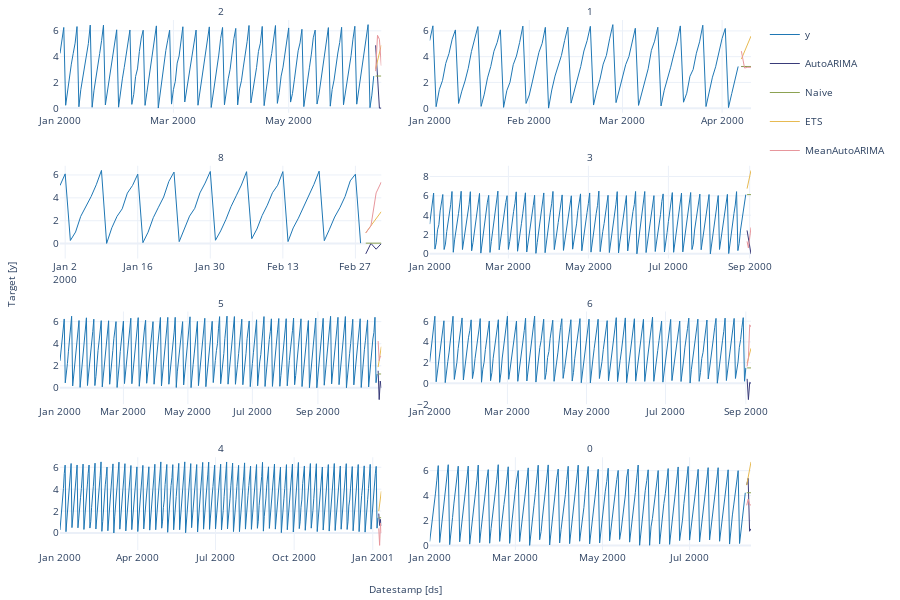

Source (notebook cell):
### Code cell
#| hide
fcst.plot(panel_df, fcsts_df, engine='matplotlib')

### Figure 1 — Plotly figure (JSON) as saved in the notebook; plotly's stock layout.template omitted (floating-point values rounded to 4 significant figures; data arrays with more than 128 entries replaced by an {"elided": "..."} marker saying what was removed)
{"data": [{"legendgroup": "y", "line": {"color": "#1f77b4", "width": 1}, "mode": "lines", "name": "y", "showlegend": true, "type": "scatter", "x": {"elided": "167 str values"}, "xaxis": "x", "y": {"elided": "167 float values"}, "yaxis": "y"}, {"legendgroup": "y", "line": {"color": "#1f77b4", "width": 1}, "mode": "lines", "name": "y", "showlegend": false, "type": "scatter", "x": ["2000-01-01T00:00:00", "2000-01-02T00:00:00", "2000-01-03T00:00:00", "2000-01-04T00:00:00", "2000-01-05T00:00:00", "2000-01-06T00:00:00", "2000-01-07T00:00:00", "2000-01-08T00:00:00", "2000-01-09T00:00:00", "2000-01-10T00:00:00", "2000-01-11T00:00:00", "2000-01-12T00:00:00", "2000-01-13T00:00:00", "2000-01-14T00:00:00", "2000-01-15T00:00:00", "2000-01-16T00:00:00", "2000-01-17T00:00:00", "2000-01-18T00:00:00", "2000-01-19T00:00:00", "2000-01-20T00:00:00", "2000-01-21T00:00:00", "2000-01-22T00:00:00", "2000-01-23T00:00:00", "2000-01-24T00:00:00", "2000-01-25T00:00:00", "2000-01-26T00:00:00", "2000-01-27T00:00:00", "2000-01-28T00:00:00", "2000-01-29T00:00:00", "2000-01-30T00:00:00", "2000-01-31T00:00:00", "2000-02-01T00:00:00", "2000-02-02T00:00:00", "2000-02-03T00:00:00", "2000-02-04T00:00:00", "2000-02-05T00:00:00", "2000-02-06T00:00:00", "2000-02-07T00:00:00", "2000-02-08T00:00:00", "2000-02-09T00:00:00", "2000-02-10T00:00:00", "2000-02-11T00:00:00", "2000-02-12T00:00:00", "2000-02-13T00:00:00", "2000-02-14T00:00:00", "2000-02-15T00:00:00", "2000-02-16T00:00:00", "2000-02-17T00:00:00", "2000-02-18T00:00:00", "2000-02-19T00:00:00", "2000-02-20T00:00:00", "2000-02-21T00:00:00", "2000-02-22T00:00:00", "2000-02-23T00:00:00", "2000-02-24T00:00:00", "2000-02-25T00:00:00", "2000-02-26T00:00:00", "2000-02-27T00:00:00", "2000-02-28T00:00:00", "2000-02-29T00:00:00", "2000-03-01T00:00:00", "2000-03-02T00:00:00", "2000-03-03T00:00:00", "2000-03-04T00:00:00", "2000-03-05T00:00:00", "2000-03-06T00:00:00", "2000-03-07T00:00:00", "2000-03-08T00:00:00", "2000-03-09T00:00:00", "2000-03-10T00:00:00", "2000-03-11T00:00:00", "2000-03-12T00:00:00", "2000-03-13T00:00:00", "2000-03-14T00:00:00", "2000-03-15T00:00:00", "2000-03-16T00:00:00", "2000-03-17T00:00:00", "2000-03-18T00:00:00", "2000-03-19T00:00:00", "2000-03-20T00:00:00", "2000-03-21T00:00:00", "2000-03-22T00:00:00", "2000-03-23T00:00:00", "2000-03-24T00:00:00", "2000-03-25T00:00:00", "2000-03-26T00:00:00", "2000-03-27T00:00:00", "2000-03-28T00:00:00", "2000-03-29T00:00:00", "2000-03-30T00:00:00", "2000-03-31T00:00:00", "2000-04-01T00:00:00", "2000-04-02T00:00:00", "2000-04-03T00:00:00", "2000-04-04T00:00:00", "2000-04-05T00:00:00", "2000-04-06T00:00:00"], "xaxis": "x2", "y": [5.242, 6.394, 0.1147, 1.44, 2.157, 3.479, 4.236, 5.356, 6.077, 0.3652, 1.323, 2.107, 3.093, 4.404, 5.374, 6.337, 0.1384, 1.087, 2.352, 3.232, 4.42, 5.102, 6.082, 0.06242, 1.361, 2.015, 3.373, 4.046, 5.109, 6.375, 0.3658, 1.023, 2.105, 3.143, 4.339, 5.032, 6.278, 0.00462, 1.417, 2.492, 3.352, 4.091, 5.256, 6.29, 0.3938, 1.303, 2.109, 3.228, 4.439, 5.246, 6.358, 0.2431, 1.354, 2.249, 3.422, 4.097, 5.387, 6.487, 0.4312, 1.39, 2.493, 3.377, 4.002, 5.135, 6.205, 0.2141, 1.149, 2.201, 3.06, 4.49, 5.203, 6.285, 0.1718, 1.394, 2.206, 3.18, 4.2, 5.151, 6.388, 0.4631, 1.163, 2.476, 3.007, 4.267, 5.152, 6.441, 0.1253, 1.339, 2.405, 3.216, 4.376, 5.415, 6.19, 0.04827, 1.128, 2.296, 3.238], "yaxis": "y2"}, {"legendgroup": "y", "line": {"color": "#1f77b4", "width": 1}, "mode": "lines", "name": "y", "showlegend": false, "type": "scatter", "x": ["2000-01-01T00:00:00", "2000-01-02T00:00:00", "2000-01-03T00:00:00", "2000-01-04T00:00:00", "2000-01-05T00:00:00", "2000-01-06T00:00:00", "2000-01-07T00:00:00", "2000-01-08T00:00:00", "2000-01-09T00:00:00", "2000-01-10T00:00:00", "2000-01-11T00:00:00", "2000-01-12T00:00:00", "2000-01-13T00:00:00", "2000-01-14T00:00:00", "2000-01-15T00:00:00", "2000-01-16T00:00:00", "2000-01-17T00:00:00", "2000-01-18T00:00:00", "2000-01-19T00:00:00", "2000-01-20T00:00:00", "2000-01-21T00:00:00", "2000-01-22T00:00:00", "2000-01-23T00:00:00", "2000-01-24T00:00:00", "2000-01-25T00:00:00", "2000-01-26T00:00:00", "2000-01-27T00:00:00", "2000-01-28T00:00:00", "2000-01-29T00:00:00", "2000-01-30T00:00:00", "2000-01-31T00:00:00", "2000-02-01T00:00:00", "2000-02-02T00:00:00", "2000-02-03T00:00:00", "2000-02-04T00:00:00", "2000-02-05T00:00:00", "2000-02-06T00:00:00", "2000-02-07T00:00:00", "2000-02-08T00:00:00", "2000-02-09T00:00:00", "2000-02-10T00:00:00", "2000-02-11T00:00:00", "2000-02-12T00:00:00", "2000-02-13T00:00:00", "2000-02-14T00:00:00", "2000-02-15T00:00:00", "2000-02-16T00:00:00", "2000-02-17T00:00:00", "2000-02-18T00:00:00", "2000-02-19T00:00:00", "2000-02-20T00:00:00", "2000-02-21T00:00:00", "2000-02-22T00:00:00", "2000-02-23T00:00:00", "2000-02-24T00:00:00", "2000-02-25T00:00:00", "2000-02-26T00:00:00", "2000-02-27T00:00:00", "2000-02-28T00:00:00"], "xaxis": "x3", "y": [5.08, 6.096, 0.2747, 1.011, 2.385, 3.196, 4.112, 5.146, 6.402, 0.01859, 1.386, 2.381, 3.041, 4.416, 5.086, 6.068, 0.0832, 1.001, 2.267, 3.184, 4.072, 5.434, 6.253, 0.1744, 1.266, 2.405, 3.085, 4.433, 5.293, 6.308, 0.2943, 1.111, 2.092, 3.239, 4.178, 5.12, 6.291, 0.4281, 1.278, 2.453, 3.358, 4.45, 5.101, 6.294, 0.1773, 1.372, 2.225, 3.206, 4.071, 5.177, 6.334, 0.2544, 1.26, 2.324, 3.138, 4.11, 5.484, 6.069, 0.0405], "yaxis": "y3"}, {"legendgroup": "y", "line": {"color": "#1f77b4", "width": 1}, "mode": "lines", "name": "y", "showlegend": false, "type": "scatter", "x": {"elided": "242 str values"}, "xaxis": "x4", "y": {"elided": "242 float values"}, "yaxis": "y4"}, {"legendgroup": "y", "line": {"color": "#1f77b4", "width": 1}, "mode": "lines", "name": "y", "showlegend": false, "type": "scatter", "x": {"elided": "301 str values"}, "xaxis": "x5", "y": {"elided": "301 float values"}, "yaxis": "y5"}, {"legendgroup": "y", "line": {"color": "#1f77b4", "width": 1}, "mode": "lines", "name": "y", "showlegend": false, "type": "scatter", "x": {"elided": "245 str values"}, "xaxis": "x6", "y": {"elided": "245 float values"}, "yaxis": "y6"}, {"legendgroup": "y", "line": {"color": "#1f77b4", "width": 1}, "mode": "lines", "name": "y", "showlegend": false, "type": "scatter", "x": {"elided": "373 str values"}, "xaxis": "x7", "y": {"elided": "373 float values"}, "yaxis": "y7"}, {"legendgroup": "y", "line": {"color": "#1f77b4", "width": 1}, "mode": "lines", "name": "y", "showlegend": false, "type": "scatter", "x": {"elided": "222 str values"}, "xaxis": "x8", "y": {"elided": "222 float values"}, "yaxis": "y8"}, {"legendgroup": "AutoARIMA", "line": {"color": "#393b79", "width": 1}, "mode": "lines", "name": "AutoARIMA", "showlegend": true, "type": "scatter", "x": ["2000-06-16T00:00:00", "2000-06-17T00:00:00", "2000-06-18T00:00:00", "2000-06-19T00:00:00"], "xaxis": "x", "y": [4.876, 1.881, 0, 0], "yaxis": "y"}, {"legendgroup": "Naive", "line": {"color": "#8ca252", "width": 1}, "mode": "lines", "name": "Naive", "showlegend": true, "type": "scatter", "x": ["2000-06-16T00:00:00", "2000-06-17T00:00:00", "2000-06-18T00:00:00", "2000-06-19T00:00:00"], "xaxis": "x", "y": [2.49, 2.49, 2.49, 2.49], "yaxis": "y"}, {"legendgroup": "ETS", "line": {"color": "#e7ba52", "width": 1}, "mode": "lines", "name": "ETS", "showlegend": true, "type": "scatter", "x": ["2000-06-16T00:00:00", "2000-06-17T00:00:00", "2000-06-18T00:00:00", "2000-06-19T00:00:00"], "xaxis": "x", "y": [3.057, 3.667, 4.277, 4.888], "yaxis": "y"}, {"legendgroup": "MeanAutoARIMA", "line": {"color": "#e7969c", "width": 1}, "mode": "lines", "name": "MeanAutoARIMA", "showlegend": true, "type": "scatter", "x": ["2000-06-16T00:00:00", "2000-06-17T00:00:00", "2000-06-18T00:00:00", "2000-06-19T00:00:00"], "xaxis": "x", "y": [2.871, 5.653, 5.342, 3.294], "yaxis": "y"}, {"legendgroup": "AutoARIMA", "line": {"color": "#393b79", "width": 1}, "mode": "lines", "name": "AutoARIMA", "showlegend": false, "type": "scatter", "x": ["2000-04-07T00:00:00", "2000-04-08T00:00:00", "2000-04-09T00:00:00", "2000-04-10T00:00:00"], "xaxis": "x2", "y": [3.233, 3.233, 3.233, 3.233], "yaxis": "y2"}, {"legendgroup": "Naive", "line": {"color": "#8ca252", "width": 1}, "mode": "lines", "name": "Naive", "showlegend": false, "type": "scatter", "x": ["2000-04-07T00:00:00", "2000-04-08T00:00:00", "2000-04-09T00:00:00", "2000-04-10T00:00:00"], "xaxis": "x2", "y": [3.238, 3.238, 3.238, 3.238], "yaxis": "y2"}, {"legendgroup": "ETS", "line": {"color": "#e7ba52", "width": 1}, "mode": "lines", "name": "ETS", "showlegend": false, "type": "scatter", "x": ["2000-04-07T00:00:00", "2000-04-08T00:00:00", "2000-04-09T00:00:00", "2000-04-10T00:00:00"], "xaxis": "x2", "y": [3.812, 4.408, 5.003, 5.598], "yaxis": "y2"}, {"legendgroup": "MeanAutoARIMA", "line": {"color": "#e7969c", "width": 1}, "mode": "lines", "name": "MeanAutoARIMA", "showlegend": false, "type": "scatter", "x": ["2000-04-07T00:00:00", "2000-04-08T00:00:00", "2000-04-09T00:00:00", "2000-04-10T00:00:00"], "xaxis": "x2", "y": [4.428, 3.117, 3.179, 3.179], "yaxis": "y2"}, {"legendgroup": "AutoARIMA", "line": {"color": "#393b79", "width": 1}, "mode": "lines", "name": "AutoARIMA", "showlegend": false, "type": "scatter", "x": ["2000-02-29T00:00:00", "2000-03-01T00:00:00", "2000-03-02T00:00:00", "2000-03-03T00:00:00"], "xaxis": "x3", "y": [-0.8951, 0.01778, -0.4875, 0.007351], "yaxis": "y3"}, {"legendgroup": "Naive", "line": {"color": "#8ca252", "width": 1}, "mode": "lines", "name": "Naive", "showlegend": false, "type": "scatter", "x": ["2000-02-29T00:00:00", "2000-03-01T00:00:00", "2000-03-02T00:00:00", "2000-03-03T00:00:00"], "xaxis": "x3", "y": [0.0405, 0.0405, 0.0405, 0.0405], "yaxis": "y3"}, {"legendgroup": "ETS", "line": {"color": "#e7ba52", "width": 1}, "mode": "lines", "name": "ETS", "showlegend": false, "type": "scatter", "x": ["2000-02-29T00:00:00", "2000-03-01T00:00:00", "2000-03-02T00:00:00", "2000-03-03T00:00:00"], "xaxis": "x3", "y": [0.9512, 1.568, 2.184, 2.801], "yaxis": "y3"}, {"legendgroup": "MeanAutoARIMA", "line": {"color": "#e7969c", "width": 1}, "mode": "lines", "name": "MeanAutoARIMA", "showlegend": false, "type": "scatter", "x": ["2000-02-29T00:00:00", "2000-03-01T00:00:00", "2000-03-02T00:00:00", "2000-03-03T00:00:00"], "xaxis": "x3", "y": [0.9254, 1.558, 4.432, 5.388], "yaxis": "y3"}, {"legendgroup": "AutoARIMA", "line": {"color": "#393b79", "width": 1}, "mode": "lines", "name": "AutoARIMA", "showlegend": false, "type": "scatter", "x": ["2000-08-30T00:00:00", "2000-08-31T00:00:00", "2000-09-01T00:00:00", "2000-09-02T00:00:00"], "xaxis": "x4", "y": [2.421, 1.644, 1.213, 0], "yaxis": "y4"}, {"legendgroup": "Naive", "line": {"color": "#8ca252", "width": 1}, "mode": "lines", "name": "Naive", "showlegend": false, "type": "scatter", "x": ["2000-08-30T00:00:00", "2000-08-31T00:00:00", "2000-09-01T00:00:00", "2000-09-02T00:00:00"], "xaxis": "x4", "y": [6.127, 6.127, 6.127, 6.127], "yaxis": "y4"}, {"legendgroup": "ETS", "line": {"color": "#e7ba52", "width": 1}, "mode": "lines", "name": "ETS", "showlegend": false, "type": "scatter", "x": ["2000-08-30T00:00:00", "2000-08-31T00:00:00", "2000-09-01T00:00:00", "2000-09-02T00:00:00"], "xaxis": "x4", "y": [6.747, 7.375, 8.003, 8.631], "yaxis": "y4"}, {"legendgroup": "MeanAutoARIMA", "line": {"color": "#e7969c", "width": 1}, "mode": "lines", "name": "MeanAutoARIMA", "showlegend": false, "type": "scatter", "x": ["2000-08-30T00:00:00", "2000-08-31T00:00:00", "2000-09-01T00:00:00", "2000-09-02T00:00:00"], "xaxis": "x4", "y": [1.293, 0.6131, 1.642, 2.739], "yaxis": "y4"}, {"legendgroup": "AutoARIMA", "line": {"color": "#393b79", "width": 1}, "mode": "lines", "name": "AutoARIMA", "showlegend": false, "type": "scatter", "x": ["2000-10-28T00:00:00", "2000-10-29T00:00:00", "2000-10-30T00:00:00", "2000-10-31T00:00:00"], "xaxis": "x5", "y": [1.545, -1.07, 0.6109, 0], "yaxis": "y5"}, {"legendgroup": "Naive", "line": {"color": "#8ca252", "width": 1}, "mode": "lines", "name": "Naive", "showlegend": false, "type": "scatter", "x": ["2000-10-28T00:00:00", "2000-10-29T00:00:00", "2000-10-30T00:00:00", "2000-10-31T00:00:00"], "xaxis": "x5", "y": [1.253, 1.253, 1.253, 1.253], "yaxis": "y5"}, {"legendgroup": "ETS", "line": {"color": "#e7ba52", "width": 1}, "mode": "lines", "name": "ETS", "showlegend": false, "type": "scatter", "x": ["2000-10-28T00:00:00", "2000-10-29T00:00:00", "2000-10-30T00:00:00", "2000-10-31T00:00:00"], "xaxis": "x5", "y": [1.878, 2.497, 3.115, 3.733], "yaxis": "y5"}, {"legendgroup": "MeanAutoARIMA", "line": {"color": "#e7969c", "width": 1}, "mode": "lines", "name": "MeanAutoARIMA", "showlegend": false, "type": "scatter", "x": ["2000-10-28T00:00:00", "2000-10-29T00:00:00", "2000-10-30T00:00:00", "2000-10-31T00:00:00"], "xaxis": "x5", "y": [4.239, 2.463, 2.856, 2.856], "yaxis": "y5"}, {"legendgroup": "AutoARIMA", "line": {"color": "#393b79", "width": 1}, "mode": "lines", "name": "AutoARIMA", "showlegend": false, "type": "scatter", "x": ["2000-09-02T00:00:00", "2000-09-03T00:00:00", "2000-09-04T00:00:00", "2000-09-05T00:00:00"], "xaxis": "x6", "y": [0.4357, -1.568, 0.09745, 0], "yaxis": "y6"}, {"legendgroup": "Naive", "line": {"color": "#8ca252", "width": 1}, "mode": "lines", "name": "Naive", "showlegend": false, "type": "scatter", "x": ["2000-09-02T00:00:00", "2000-09-03T00:00:00", "2000-09-04T00:00:00", "2000-09-05T00:00:00"], "xaxis": "x6", "y": [1.491, 1.491, 1.491, 1.491], "yaxis": "y6"}, {"legendgroup": "ETS", "line": {"color": "#e7ba52", "width": 1}, "mode": "lines", "name": "ETS", "showlegend": false, "type": "scatter", "x": ["2000-09-02T00:00:00", "2000-09-03T00:00:00", "2000-09-04T00:00:00", "2000-09-05T00:00:00"], "xaxis": "x6", "y": [1.947, 2.427, 2.908, 3.388], "yaxis": "y6"}, {"legendgroup": "MeanAutoARIMA", "line": {"color": "#e7969c", "width": 1}, "mode": "lines", "name": "MeanAutoARIMA", "showlegend": false, "type": "scatter", "x": ["2000-09-02T00:00:00", "2000-09-03T00:00:00", "2000-09-04T00:00:00", "2000-09-05T00:00:00"], "xaxis": "x6", "y": [1.633, 2.457, 5.653, 5.447], "yaxis": "y6"}, {"legendgroup": "AutoARIMA", "line": {"color": "#393b79", "width": 1}, "mode": "lines", "name": "AutoARIMA", "showlegend": false, "type": "scatter", "x": ["2001-01-08T00:00:00", "2001-01-09T00:00:00", "2001-01-10T00:00:00", "2001-01-11T00:00:00"], "xaxis": "x7", "y": [1.771, 0.6798, 1.236, 0.639], "yaxis": "y7"}, {"legendgroup": "Naive", "line": {"color": "#8ca252", "width": 1}, "mode": "lines", "name": "Naive", "showlegend": false, "type": "scatter", "x": ["2001-01-08T00:00:00", "2001-01-09T00:00:00", "2001-01-10T00:00:00", "2001-01-11T00:00:00"], "xaxis": "x7", "y": [1.387, 1.387, 1.387, 1.387], "yaxis": "y7"}, {"legendgroup": "ETS", "line": {"color": "#e7ba52", "width": 1}, "mode": "lines", "name": "ETS", "showlegend": false, "type": "scatter", "x": ["2001-01-08T00:00:00", "2001-01-09T00:00:00", "2001-01-10T00:00:00", "2001-01-11T00:00:00"], "xaxis": "x7", "y": [1.991, 2.598, 3.204, 3.811], "yaxis": "y7"}, {"legendgroup": "MeanAutoARIMA", "line": {"color": "#e7969c", "width": 1}, "mode": "lines", "name": "MeanAutoARIMA", "showlegend": false, "type": "scatter", "x": ["2001-01-08T00:00:00", "2001-01-09T00:00:00", "2001-01-10T00:00:00", "2001-01-11T00:00:00"], "xaxis": "x7", "y": [0.4211, -1.13, 0.8971, 0], "yaxis": "y7"}, {"legendgroup": "AutoARIMA", "line": {"color": "#393b79", "width": 1}, "mode": "lines", "name": "AutoARIMA", "showlegend": false, "type": "scatter", "x": ["2000-08-10T00:00:00", "2000-08-11T00:00:00", "2000-08-12T00:00:00", "2000-08-13T00:00:00"], "xaxis": "x8", "y": [4.858, 5.389, 1.143, 1.346], "yaxis": "y8"}, {"legendgroup": "Naive", "line": {"color": "#8ca252", "width": 1}, "mode": "lines", "name": "Naive", "showlegend": false, "type": "scatter", "x": ["2000-08-10T00:00:00", "2000-08-11T00:00:00", "2000-08-12T00:00:00", "2000-08-13T00:00:00"], "xaxis": "x8", "y": [4.228, 4.228, 4.228, 4.228], "yaxis": "y8"}, {"legendgroup": "ETS", "line": {"color": "#e7ba52", "width": 1}, "mode": "lines", "name": "ETS", "showlegend": false, "type": "scatter", "x": ["2000-08-10T00:00:00", "2000-08-11T00:00:00", "2000-08-12T00:00:00", "2000-08-13T00:00:00"], "xaxis": "x8", "y": [4.837, 5.459, 6.082, 6.704], "yaxis": "y8"}, {"legendgroup": "MeanAutoARIMA", "line": {"color": "#e7969c", "width": 1}, "mode": "lines", "name": "MeanAutoARIMA", "showlegend": false, "type": "scatter", "x": ["2000-08-10T00:00:00", "2000-08-11T00:00:00", "2000-08-12T00:00:00", "2000-08-13T00:00:00"], "xaxis": "x8", "y": [3.22, 3.717, 3.253, 3.253], "yaxis": "y8"}], "layout": {"annotations": [{"font": {"size": 10}, "showarrow": false, "text": "2", "x": 0.2325, "xanchor": "center", "xref": "paper", "y": 1, "yanchor": "bottom", "yref": "paper"}, {"font": {"size": 10}, "showarrow": false, "text": "1", "x": 0.7675, "xanchor": "center", "xref": "paper", "y": 1, "yanchor": "bottom", "yref": "paper"}, {"font": {"size": 10}, "showarrow": false, "text": "8", "x": 0.2325, "xanchor": "center", "xref": "paper", "y": 0.725, "yanchor": "bottom", "yref": "paper"}, {"font": {"size": 10}, "showarrow": false, "text": "3", "x": 0.7675, "xanchor": "center", "xref": "paper", "y": 0.725, "yanchor": "bottom", "yref": "paper"}, {"font": {"size": 10}, "showarrow": false, "text": "5", "x": 0.2325, "xanchor": "center", "xref": "paper", "y": 0.45, "yanchor": "bottom", "yref": "paper"}, {"font": {"size": 10}, "showarrow": false, "text": "6", "x": 0.7675, "xanchor": "center", "xref": "paper", "y": 0.45, "yanchor": "bottom", "yref": "paper"}, {"font": {"size": 10}, "showarrow": false, "text": "4", "x": 0.2325, "xanchor": "center", "xref": "paper", "y": 0.175, "yanchor": "bottom", "yref": "paper"}, {"font": {"size": 10}, "showarrow": false, "text": "0", "x": 0.7675, "xanchor": "center", "xref": "paper", "y": 0.175, "yanchor": "bottom", "yref": "paper"}, {"font": {"size": 10}, "showarrow": false, "text": "Datestamp [ds]", "x": 0.5, "xanchor": "center", "xref": "paper", "y": 0, "yanchor": "top", "yref": "paper", "yshift": -30}, {"font": {"size": 10}, "showarrow": false, "text": "Target [y]", "textangle": -90, "x": 0, "xanchor": "right", "xref": "paper", "xshift": -40, "y": 0.5, "yanchor": "middle", "yref": "paper"}], "autosize": true, "font": {"size": 10}, "height": 600, "margin": {"b": 50, "l": 60, "r": 10, "t": 20}, "xaxis": {"anchor": "y", "domain": [0, 0.465], "showticklabels": true, "visible": true}, "xaxis2": {"anchor": "y2", "domain": [0.535, 1.0], "showticklabels": true, "visible": true}, "xaxis3": {"anchor": "y3", "domain": [0, 0.465], "showticklabels": true, "visible": true}, "xaxis4": {"anchor": "y4", "domain": [0.535, 1.0], "showticklabels": true, "visible": true}, "xaxis5": {"anchor": "y5", "domain": [0, 0.465], "showticklabels": true, "visible": true}, "xaxis6": {"anchor": "y6", "domain": [0.535, 1.0], "showticklabels": true, "visible": true}, "xaxis7": {"anchor": "y7", "domain": [0, 0.465], "showticklabels": true, "visible": true}, "xaxis8": {"anchor": "y8", "domain": [0.535, 1.0], "showticklabels": true, "visible": true}, "yaxis": {"anchor": "x", "domain": [0.825, 1]}, "yaxis2": {"anchor": "x2", "domain": [0.825, 1]}, "yaxis3": {"anchor": "x3", "domain": [0.55, 0.725]}, "yaxis4": {"anchor": "x4", "domain": [0.55, 0.725]}, "yaxis5": {"anchor": "x5", "domain": [0.275, 0.45]}, "yaxis6": {"anchor": "x6", "domain": [0.275, 0.45]}, "yaxis7": {"anchor": "x7", "domain": [0, 0.175]}, "yaxis8": {"anchor": "x8", "domain": [0, 0.175]}}}
